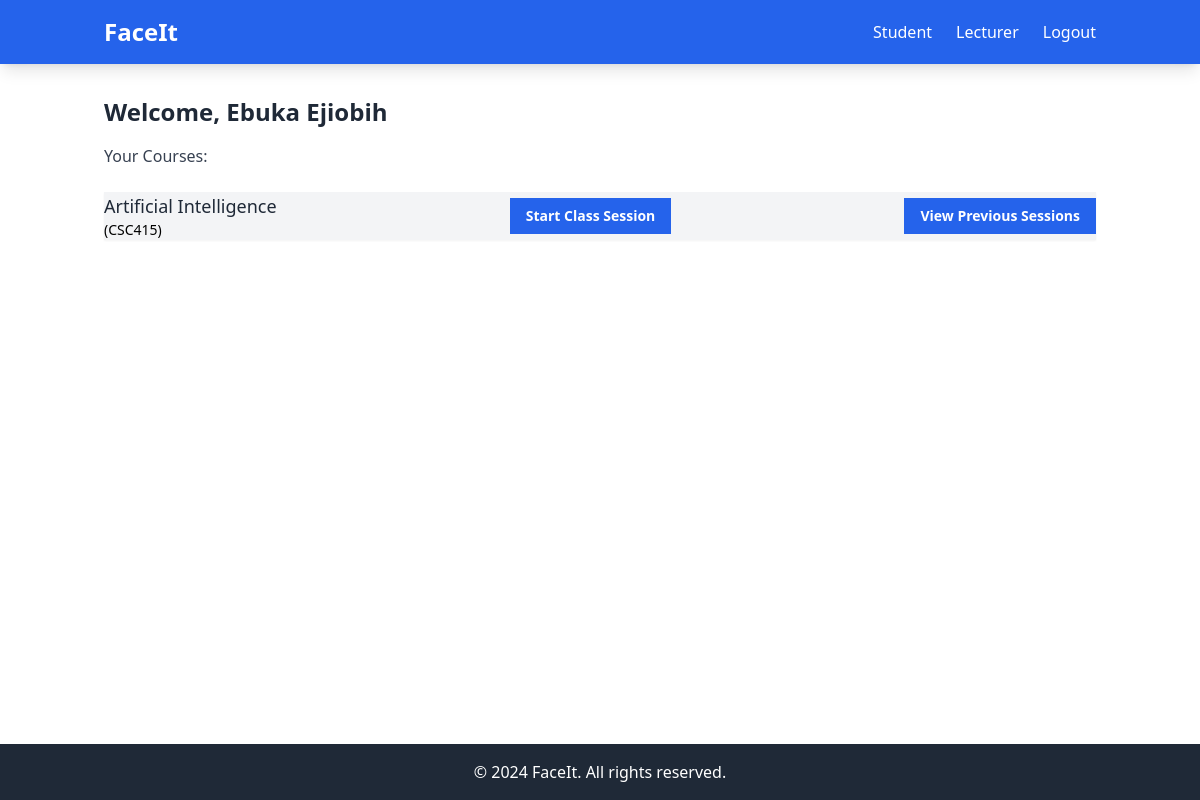
The page /attendance/lecturer (signed in) on the database its author committed.
### attendance/models.py (models this page shows, shortened)
class Lecturer(models.Model):
    name = models.CharField(max_length=100)
    email = models.EmailField(unique=True)
    password = models.CharField(max_length=128)
    courses = models.ManyToManyField('Course', related_name='lecturers')

class Course(models.Model):
    course_code = models.CharField(max_length=10, unique=True)
    course_name = models.CharField(max_length=100)
    description = models.TextField(blank=True, null=True)

### attendance/views.py (the view)
# urls.py: path('lecturer', lecturer_page, name='lecturer_page'),
@lecturer_login_required
def lecturer_page(request):
    lecturer = Lecturer.objects.get(id=request.session['lecturer_id'])
    courses = lecturer.courses.all
    return render(request, 'attendance/realmain.html', {"lecturer": lecturer, "courses": courses})

### attendance/templates/attendance/realmain.html (shortened to what this page needs)
{% extends "base.html" %}
{% block content %}
<div class="max-w-3xl mx-auto mt-10 p-6 bg-white rounded-lg shadow-md">
    <h2 class="text-2xl font-semibold text-gray-800 mb-4">Welcome, {{ lecturer.name }}</h2>
    <h3 class="text-xl text-gray-700 mb-6">Your Courses:</h3>
    {% if courses %}
        <ul class="space-y-4">
            {% for course in courses %}
                <li class="flex items-center justify-between bg-gray-100 p-4 rounded-md shadow-sm">
                    <div>
                        <p class="text-lg font-medium text-gray-800">{{ course.course_name }}</p>
                        <p class="text-sm text-gray-500">({{ course.course_code }})</p>
                    </div>
                    <form action="{% url 'attendance:start-session' course.id %}" method="POST">
                        <button type="submit"
                                class="bg-blue-600 text-white text-sm font-semibold px-4 py-2 rounded hover:bg-blue-700 transition duration-200">
                            Start Class Session
                        </button>
                    </form>
                    <form action="{% url 'attendance:view-sessions' course.id %}" method="POST">
                        <button type="submit"
                                class="bg-blue-600 text-white text-sm font-semibold px-4 py-2 rounded hover:bg-blue-700 transition duration-200">
                            View Previous Sessions
                        </button>
                    </form>
                </li>
            {% endfor %}
        </ul>
    {% else %}
        <p class="text-gray-600">You are not assigned to any courses.</p>
    {% endif %}
</div>
{% endblock %}

### rows shown on the page
Lecturer: name "Ebuka Ejiobih"
Course: course_name "Artificial Intelligence", course_code "CSC415"
